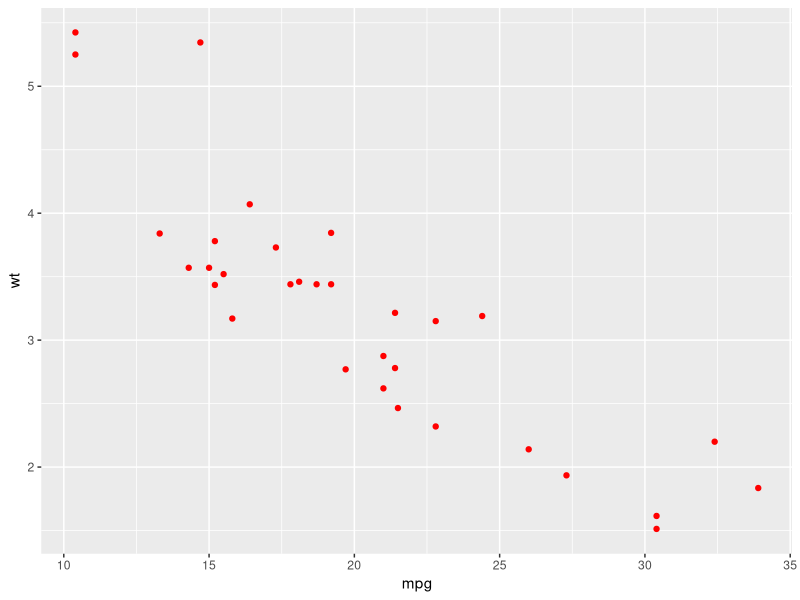

Recreate this plot in R. (Note: this script raises an error after producing the figure.)
# r2py crawler metadata
# package: ggplot2
# source_type: rd_example
# topic: update_defaults.Rd
# source_file: C:\Users\bened\AppData\Local\R\win-library\4.5\ggplot2\help
# lines: 28

suppressPackageStartupMessages(library(ggplot2))
# updating a geom's default aesthetic settings
# example: change geom_point()'s default color
GeomPoint$default_aes
update_geom_defaults("point", aes(color = "red"))
GeomPoint$default_aes
ggplot(mtcars, aes(mpg, wt)) + geom_point()

# reset single default
update_geom_defaults("point", NULL)

# reset all defaults
reset_geom_defaults()

# updating a stat's default aesthetic settings
# example: change stat_bin()'s default y-axis to the density scale
StatBin$default_aes
update_stat_defaults("bin", aes(y = after_stat(density)))
StatBin$default_aes
ggplot(data.frame(x = rnorm(1e3)), aes(x)) +
  geom_histogram() +
  geom_function(fun = dnorm, color = "red")

# reset single default
update_stat_defaults("bin", NULL)

# reset all defaults
reset_stat_defaults()
